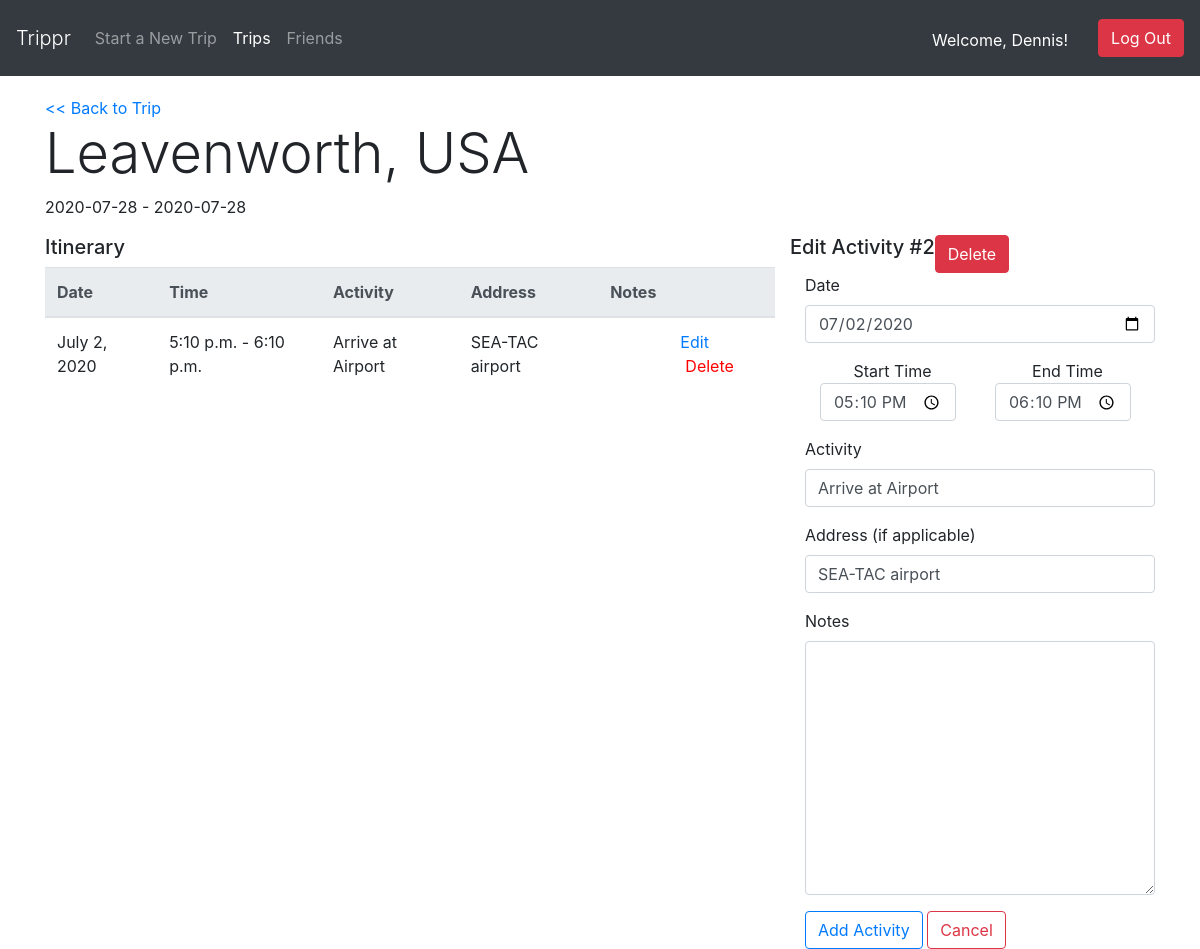
The app's page /dashboard/trips/1/itinerary/2 (signed in) with its own data.
### login_register_app/models.py (models this page shows)
class User(models.Model):
    first_name = models.CharField(max_length=255)
    last_name = models.CharField(max_length=255)
    birthday = models.DateField()
    email = models.CharField(max_length=255)
    password = models.CharField(max_length=255)
    friends = models.ManyToManyField('self')
    prof_pic = models.ImageField(upload_to='profile_image', blank=True, null=True)
    created_at = models.DateTimeField(auto_now_add=True)
    updated_at = models.DateTimeField(auto_now=True)
    objects = UserManager()

### trip_app/models.py (models this page shows)
class Trip(models.Model):
    city = models.CharField(max_length=255)
    country = models.CharField(max_length=255)
    state = models.CharField(max_length=255,blank=True)
    place = models.CharField(max_length=255,blank=True)
    start_date = models.DateField()
    end_date = models.DateField()
    created_by = models.ForeignKey(User, related_name="trips_created", on_delete=models.CASCADE)
    users_joined = models.ManyToManyField(User, related_name="trips_joined")
    created_at = models.DateTimeField(auto_now_add=True)
    updated_at = models.DateTimeField(auto_now=True)
    objects = TripManager()

class Itinerary(models.Model):
    date = models.DateField()
    start_time = models.TimeField()
    end_time = models.TimeField()
    activity = models.CharField(max_length=255)
    address = models.CharField(max_length=255, blank=True)
    notes = models.TextField()
    trip = models.ForeignKey(Trip, related_name="trip_activities", on_delete=models.CASCADE)
    created_at = models.DateTimeField(auto_now_add=True)
    updated_at = models.DateTimeField(auto_now=True)
    objects = TripManager()

### trip_app/views.py (the view)
# urls.py: path('trips/<int:trip_id>/itinerary/<int:itinerary_id>', views.edit_activity_dashboard),
def edit_activity_dashboard(request, trip_id, itinerary_id):
    context = {
        "curr_user": User.objects.get(id=request.session['user_id']),
        "curr_trip": Trip.objects.get(id=trip_id),
        "curr_activity": Itinerary.objects.get(id=itinerary_id)
    }
    return render(request, 'edit_itinerary.html', context)

### trip_app/templates/edit_itinerary.html (shortened to what this page needs)
<!DOCTYPE html>
<html lang="en">
<head>
    <link rel="stylesheet" href="https://stackpath.bootstrapcdn.com/bootstrap/4.5.0/css/bootstrap.min.css">
    {% load static %}
    <link rel="stylesheet" type="text/css" href="{% static 'css/style.css' %}">
</head>
<body>
    <nav class="navbar navbar-dark bg-dark navbar-expand-lg">
        <a class="navbar-brand display-4" href="/dashboard">Trippr</a>
        <div class="collapse navbar-collapse" id="navbarSupportedContent">
            <ul class="navbar-nav mr-auto">
                <li class="nav-item">
                    <a class="nav-link" href="/dashboard/trips/new" tabindex="-1" aria-disabled="true">Start a New Trip</a>
                </li>
                <li class="nav-item">
                    <a class="nav-link active" href="/dashboard/trips" tabindex="-1" aria-disabled="true">Trips</a>
                </li>
                <li class="nav-item">
                    <a class="nav-link" href="/dashboard/friends" tabindex="-1" aria-disabled="true">Friends</a>
                </li>
            </ul>
        </div>
        <p class="greet">Welcome, {{ curr_user.first_name|title }}!</p>
        <form class="form-inline my-2 my-lg-0" method="POST" action="/logout">
            <button class="btn btn-danger my-2 my-sm-0" type="submit">Log Out</button>
        </form>
    </nav>
    <div class="container">
        <a href="/dashboard/trips/{{ curr_trip.id }}"><< Back to Trip</a>
        <div class="row">
            <div class="col-12">
                <h4 class="display-4">{{ curr_trip.city }}, {{ curr_trip.country }}</h4>
                <p>{{ curr_trip.start_date|date:'Y-m-d' }} - {{ curr_trip.start_date|date:'Y-m-d' }}</p>
            </div>
        </div>
        <div class="row justify-content-center">
            <div class="col-8">
                <h5>Itinerary</h5>
                <table class="table">
                    <thead class="thead-light">
                        <tr>
                            <th>Date</th>
                            <th>Time</th>
                            <th>Activity</th>
                            <th>Address</th>
                            <th>Notes</th>
                            <th></th>
                        </tr>
                    </thead>
                    <tbody>
                        {% for activity in curr_trip.trip_activities.all|dictsort:"date" %}
                        <tr>
                            <td>{{ activity.date }}</td>
                            <td>{{ activity.start_time }} - {{ activity.end_time }}</td>
                            <td>{{ activity.activity }}</td>
                            <td>{{ activity.address }}</td>
                            <td>{{ activity.notes }}</td>
                            <td>
                                <a href="/dashboard/trips/{{ curr_trip.id }}/itinerary/{{ activity.id }}">Edit</a>
                                <a href="/dashboard/trips/{{ curr_trip.id }}/itinerary/{{ activity.id }}/remove" class="red">Delete</a>
                            </td>
                        </tr>
                        {% endfor %}
                    </tbody>
                </table>
            </div>
            <div class="col-4">
                <div class="row">
                    <h5>Edit Activity #{{ curr_activity.id }}</h5>
                    <form action="/dashboard/trips/{{ curr_trip.id }}/itinerary/{{ curr_activity.id }}/remove" method="POST">
                        <button type="submit" class="btn btn-danger delete">Delete</button>
                    </form>
                </div>
                <form action="/dashboard/trips/{{ curr_trip.id }}/itinerary/{{ curr_activity_id }}/edit" method="POST">
                    <div class="form-group">
                        <label for="date">Date</label>
                        <input type="date" class="form-control" name="date" id="date" value="{{ curr_activity.date|date:'Y-m-d' }}">
                    </div>
                    <div class="form-group form-inline">
                        <div class="col-6">
                            <label for="start_time">Start Time</label>
                            <input type="time" class="form-control" name="start_time" id="start_time" value="{{ curr_activity.start_time|time:'H:i' }}">
                        </div>
                        <div class="col-6">
                            <label for="end_time">End Time</label>
                            <input type="time" class="form-control" name="end_time" id="end_time" value="{{ curr_activity.end_time|time:'H:i' }}">
                        </div>
                    </div>
                    <div class="form-group">
                        <label for="activity">Activity</label>
                        <input type="text" class="form-control" name="activity" id="activity" value="{{ curr_activity.activity }}">
                    </div>
                    <div class="form-group">
                        <label for="address">Address (if applicable)</label>
                        <input type="text" class="form-control" name="address" id="address" value="{{ curr_activity.address }}">
                    </div>
                    <div class="form-group">
                        <label for="notes">Notes</label>
                        <textarea name="notes" id="notes" rows="10" class="form-control">{{ curr_activity.notes }}</textarea>
                    </div>
                    <button type="submit" class="btn btn-outline-primary">Add Activity</button>
                    <button type="submit" name="cancel" class="btn btn-outline-danger">Cancel</button>
                </form>
            </div>
        </div>
    </div>
</body>
</html>

### trip_app/static/css/style.css (style rules this page uses)
.container { margin-top: 20px; }
p.greet { color: white; margin-top: 20px; margin-right: 30px; }
.red { color: red; margin-left: 5px; }

### records on screen
User: first_name "Dennis"
Trip: city "Leavenworth", country "USA", start_date "2020-07-28"
Itinerary: date "July 2, 2020", start_time "5:10 p.m.", end_time "6:10 p.m.", activity "Arrive at Airport", address "SEA-TAC airport", id "2", date "07/02/2020", start_time "17:10", end_time "18:10"
